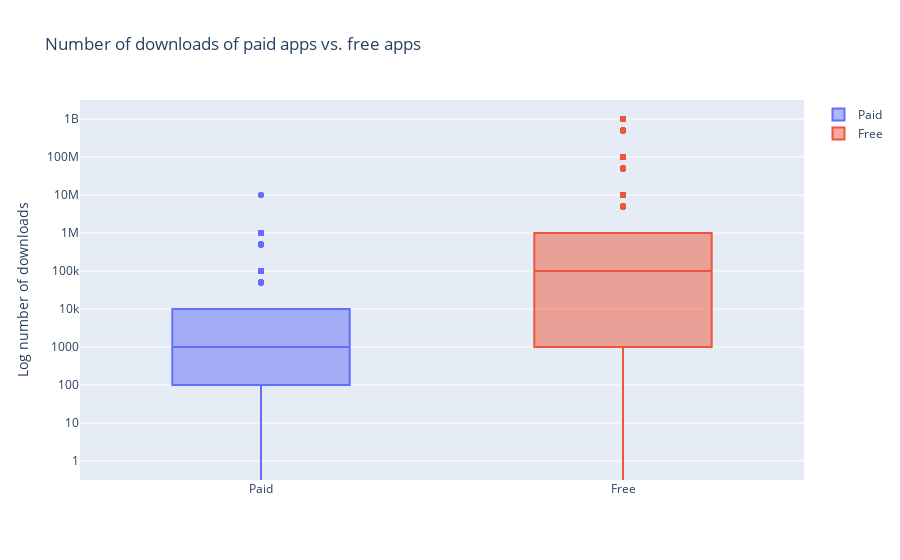

The notebook cell saved with this chart:
### Markdown cell above
## Popularity of paid apps vs free apps
For apps in the Play Store today, there are five types of pricing strategies: free, freemium, paid, paymium, and subscription. Let's focus on free and paid apps only. Some characteristics of free apps are:

- Free to download.
- Main source of income often comes from advertisements.
- Often created by companies that have other products and the app serves as an extension of those products.
- Can serve as a tool for customer retention, communication, and customer service.

Some characteristics of paid apps are:

- Users are asked to pay once for the app to download and use it.
- The user can't really get a feel for the app before buying it.

Are paid apps installed as much as free apps?

### Code cell
trace0 = go.Box(
    # Data for paid apps
    y=df_google[df_google["Type"] == "Paid"]["Installs"],
    name="Paid",
)

trace1 = go.Box(
    # Data for free apps
    y=df_google[df_google["Type"] == "Free"]["Installs"],
    name="Free",
)

layout = go.Layout(
    title="Number of downloads of paid apps vs. free apps",
    yaxis=dict(title="Log number of downloads", type="log", autorange=True),
)

# Add trace0 and trace1 to a list for plotting
data = [trace0, trace1]

# Use plotly to create a plot and display it
pyo.iplot({"data": data, "layout": layout})

### Figure 1 — Plotly figure (JSON) as saved in the notebook; plotly's stock layout.template omitted (floating-point values rounded to 4 significant figures; data arrays with more than 128 entries replaced by an {"elided": "..."} marker saying what was removed)
{"data": [{"name": "Paid", "type": "box", "y": {"elided": "713 int values"}}, {"name": "Free", "type": "box", "y": {"elided": "8501 int values"}}], "layout": {"title": {"text": "Number of downloads of paid apps vs. free apps"}, "xaxis": {"autorange": true, "range": [-0.5, 1.5], "type": "category"}, "yaxis": {"autorange": true, "range": [-0.5, 9.5], "title": {"text": "Log number of downloads"}, "type": "log"}}}
